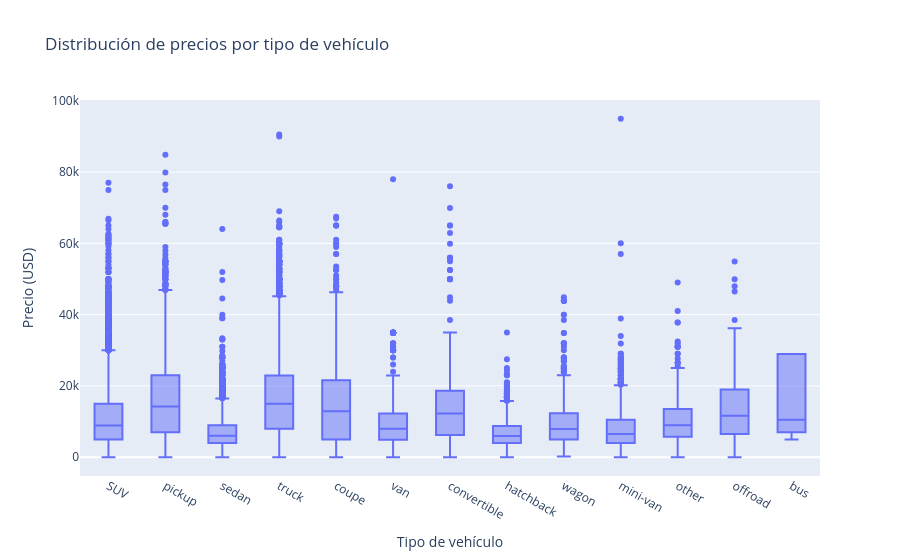

Notebook code for this chart:
### Markdown cell above
Con esto se puede afirmar mejor que los vehículos con poco kilometraje pueden tener una gran variedad de precios, pero los precios máximos disminuyen conforme aumenta el kilometraje. Los vehículos con alto kilometraje tienen principalmente precios bajos.

### Code cell
fig = px.box(
    filtered_data,
    x="type",
    y="price",
    title="Distribución de precios por tipo de vehículo",
    labels={
        "type": "Tipo de vehículo",
        "price": "Precio (USD)"
    }
)

fig.show()

### Figure 1 — Plotly figure (JSON) as saved in the notebook; plotly's stock layout.template omitted (floating-point values rounded to 4 significant figures; data arrays with more than 128 entries replaced by an {"elided": "..."} marker saying what was removed)
{"data": [{"alignmentgroup": "True", "hovertemplate": "Tipo de vehículo=%{x}<br>Precio (USD)=%{y}<extra></extra>", "legendgroup": "", "marker": {"color": "#636efa"}, "name": "", "notched": false, "offsetgroup": "", "orientation": "v", "showlegend": false, "type": "box", "x": {"elided": "51508 str values"}, "x0": " ", "xaxis": "x", "y": {"elided": "51508 int values"}, "y0": " ", "yaxis": "y"}], "layout": {"boxmode": "group", "legend": {"tracegroupgap": 0}, "title": {"text": "Distribución de precios por tipo de vehículo"}, "xaxis": {"anchor": "y", "domain": [0, 1], "title": {"text": "Tipo de vehículo"}}, "yaxis": {"anchor": "x", "domain": [0, 1], "title": {"text": "Precio (USD)"}}}}
